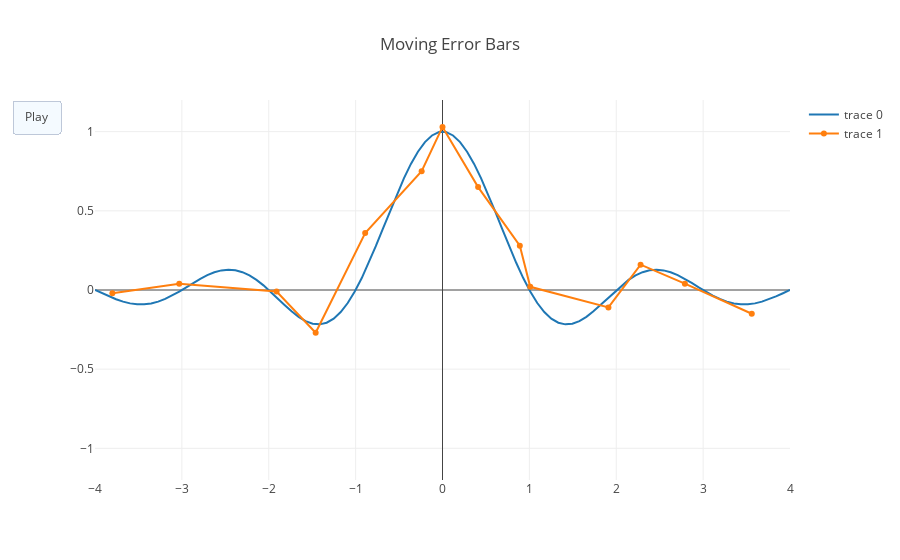

The cell this chart's notebook holds for it:
### Code cell
import plotly.plotly as py
figure = {'data': [dict(x=x_theo,y=y_theo), dict(x=x,y=y)],
          'layout': {'xaxis': {'range': [-4, 4], 'autorange': False},
                     'yaxis': {'range': [-1.2, 1.2], 'autorange': False},
                     'title': 'Moving Error Bars',
                     'updatemenus': [{'type': 'buttons',
                                      'buttons': [{'label': 'Play',
                                                   'method': 'animate',
                                                   'args': [None]}]}]
                    }}



figure['frames'] = [dict(data=[f1,f2]) for f1,f2 in data_frames]

figure['frames']

iplot(figure)
